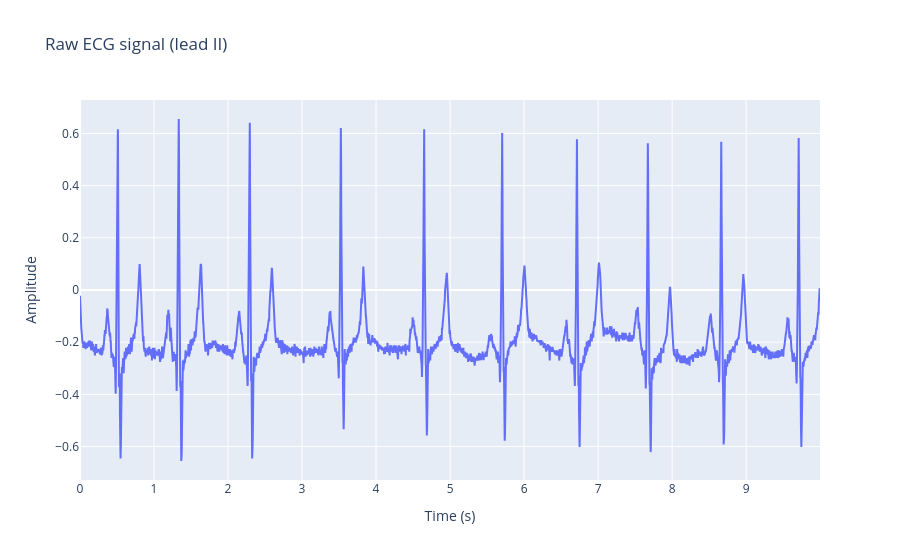
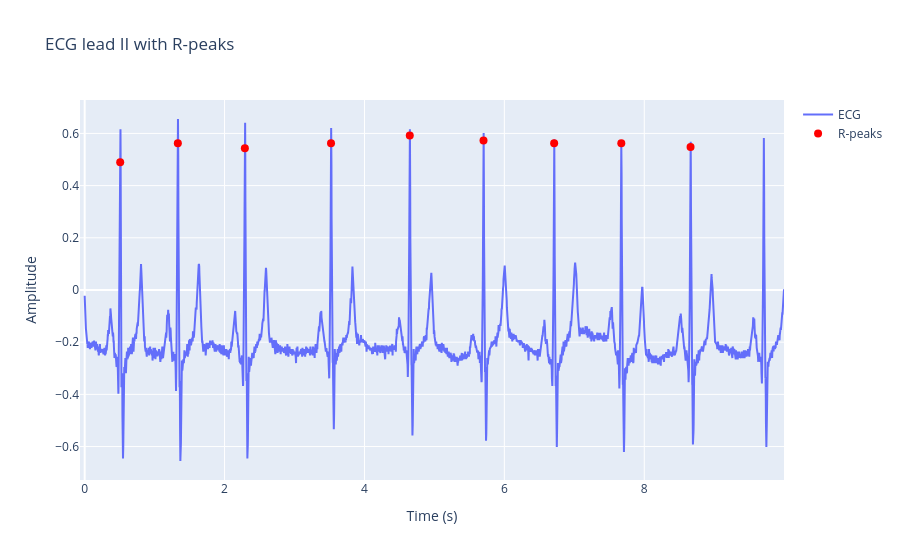
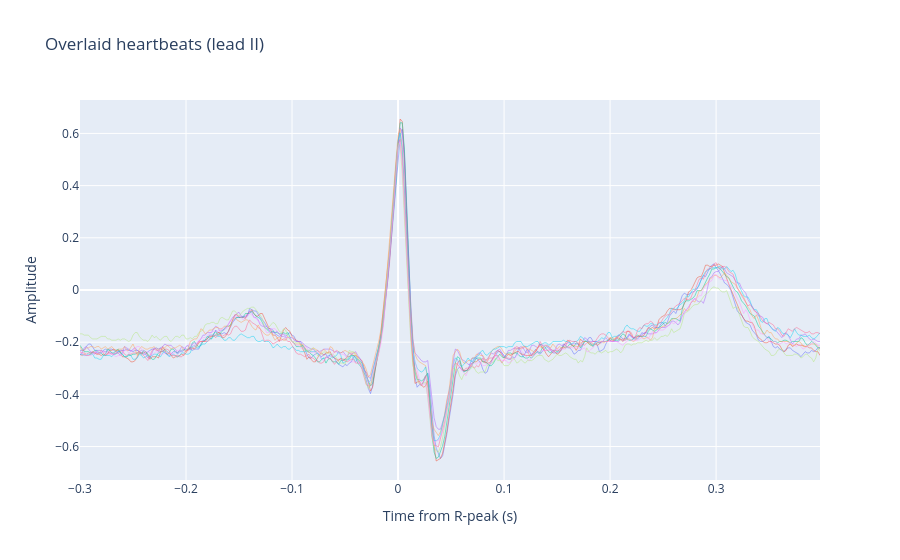
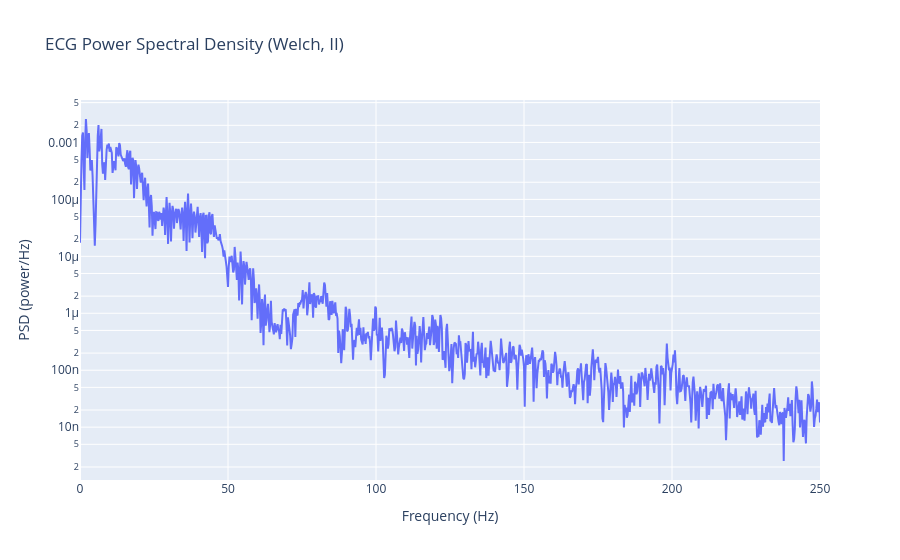

Write notebook code for charts like these, in order.
### Code cell
import numpy as np
from scipy.signal import welch
import plotly.graph_objects as go

# choose ECG lead (you already used 'II')
lead_name = 'II'
lead_idx = ch_names.index(lead_name)
ecg = signals[lead_idx]
n_samples = ecg.shape[0]
times = np.arange(n_samples) / sfreq



# -----------------------------
# 1) Plot ECG segment + R-peaks
# -----------------------------
seg_dur = 10.0         # seconds to show
seg_start = 0
seg_stop = int(seg_dur * sfreq)

t_seg = times[seg_start:seg_stop]
ecg_seg = ecg[seg_start:seg_stop]

# R-peaks that fall into the chosen segment
mask = (r_peak_samples >= seg_start) & (r_peak_samples < seg_stop)
r_seg = r_peak_samples[mask]
t_peaks = r_seg / sfreq
ecg_peaks = ecg[r_seg]

fig_ecg = go.Figure()
fig_ecg.add_trace(go.Scatter(
    x=t_seg, y=ecg_seg, mode="lines", name="ECG"
))
fig_ecg.add_trace(go.Scatter(
    x=t_peaks, y=ecg_peaks,
    mode="markers", name="R-peaks",
    marker=dict(color="red", size=8)
))
fig_ecg.update_layout(
    title=f"ECG lead {lead_name} with R-peaks",
    xaxis_title="Time (s)",
    yaxis_title="Amplitude"
)
fig_ecg.show()

# -----------------------------
# 2) Extract and plot heartbeats
# -----------------------------
# window around each R-peak (e.g. 300 ms before, 400 ms after)
win_before = int(0.3 * sfreq)
win_after = int(0.4 * sfreq)
beat_len = win_before + win_after

beats = []
for s in r_peak_samples:
    start = s - win_before
    stop = s + win_after
    if start < 0 or stop > n_samples:
        continue
    beats.append(ecg[start:stop])

beats = np.array(beats)  # shape: (n_beats, beat_len)
beat_t = np.arange(-win_before, win_after) / sfreq

fig_beats = go.Figure()
n_plot = min(20, beats.shape[0])   # overlay first 20 beats
for i in range(n_plot):
    fig_beats.add_trace(go.Scatter(
        x=beat_t,
        y=beats[i],
        mode="lines",
        line=dict(width=1),
        opacity=0.5,
        showlegend=False
    ))
fig_beats.update_layout(
    title=f"Overlaid heartbeats (lead {lead_name})",
    xaxis_title="Time from R-peak (s)",
    yaxis_title="Amplitude"
)
fig_beats.show()

# -----------------------------
# 3) PSD (Welch) and Plotly plot
# -----------------------------

WINDOW = 4 *int(sfreq)         
NOVERLAP = WINDOW//2       
NFFT = WINDOW          
window = windows.hamming(WINDOW)  
f, Pxx = welch(
    ecg,
    fs=sfreq,
    nperseg=int(4 * sfreq),
    window=window,
    nperseg=WINDOW,
    noverlap=NOVERLAP,
    nfft=NFFT,
    scaling='density',# 4‑s windows is typical for ECG PSD [web:14]
)

fig_psd = go.Figure()
fig_psd.add_trace(go.Scatter(
    x=f, y=Pxx, mode="lines", name="PSD"
))
fig_psd.update_layout(
    title=f"ECG Power Spectral Density (Welch, {lead_name})",
    xaxis_title="Frequency (Hz)",
    yaxis_title="PSD (power/Hz)",
    yaxis_type="log"
)
fig_psd.show()

### Figure 1 — Plotly figure (JSON) as saved in the notebook; plotly's stock layout.template omitted (floating-point values rounded to 4 significant figures; data arrays with more than 128 entries replaced by an {"elided": "..."} marker saying what was removed)
{"data": [{"mode": "lines", "name": "ECG II", "type": "scatter", "x": {"elided": "5000 float values"}, "y": {"elided": "5000 float values"}}], "layout": {"title": {"text": "Raw ECG signal (lead II)"}, "xaxis": {"title": {"text": "Time (s)"}}, "yaxis": {"title": {"text": "Amplitude"}}}}

### Figure 2 — Plotly figure (JSON) as saved in the notebook; plotly's stock layout.template omitted (floating-point values rounded to 4 significant figures; data arrays with more than 128 entries replaced by an {"elided": "..."} marker saying what was removed)
{"data": [{"mode": "lines", "name": "ECG", "type": "scatter", "x": {"elided": "5000 float values"}, "y": {"elided": "5000 float values"}}, {"marker": {"color": "red", "size": 8}, "mode": "markers", "name": "R-peaks", "type": "scatter", "x": [0.508, 1.332, 2.29, 3.522, 4.648, 5.702, 6.712, 7.672, 8.662], "y": [0.4897, 0.5627, 0.5432, 0.5627, 0.592, 0.5725, 0.5627, 0.5627, 0.5481]}], "layout": {"title": {"text": "ECG lead II with R-peaks"}, "xaxis": {"title": {"text": "Time (s)"}}, "yaxis": {"title": {"text": "Amplitude"}}}}

### Figure 3 — Plotly figure (JSON) as saved in the notebook; plotly's stock layout.template omitted (floating-point values rounded to 4 significant figures; data arrays with more than 128 entries replaced by an {"elided": "..."} marker saying what was removed)
{"data": [{"line": {"width": 1}, "mode": "lines", "opacity": 0.5, "showlegend": false, "type": "scatter", "x": {"elided": "350 float values"}, "y": {"elided": "350 float values"}}, {"line": {"width": 1}, "mode": "lines", "opacity": 0.5, "showlegend": false, "type": "scatter", "x": {"elided": "350 float values"}, "y": {"elided": "350 float values"}}, {"line": {"width": 1}, "mode": "lines", "opacity": 0.5, "showlegend": false, "type": "scatter", "x": {"elided": "350 float values"}, "y": {"elided": "350 float values"}}, {"line": {"width": 1}, "mode": "lines", "opacity": 0.5, "showlegend": false, "type": "scatter", "x": {"elided": "350 float values"}, "y": {"elided": "350 float values"}}, {"line": {"width": 1}, "mode": "lines", "opacity": 0.5, "showlegend": false, "type": "scatter", "x": {"elided": "350 float values"}, "y": {"elided": "350 float values"}}, {"line": {"width": 1}, "mode": "lines", "opacity": 0.5, "showlegend": false, "type": "scatter", "x": {"elided": "350 float values"}, "y": {"elided": "350 float values"}}, {"line": {"width": 1}, "mode": "lines", "opacity": 0.5, "showlegend": false, "type": "scatter", "x": {"elided": "350 float values"}, "y": {"elided": "350 float values"}}, {"line": {"width": 1}, "mode": "lines", "opacity": 0.5, "showlegend": false, "type": "scatter", "x": {"elided": "350 float values"}, "y": {"elided": "350 float values"}}, {"line": {"width": 1}, "mode": "lines", "opacity": 0.5, "showlegend": false, "type": "scatter", "x": {"elided": "350 float values"}, "y": {"elided": "350 float values"}}], "layout": {"title": {"text": "Overlaid heartbeats (lead II)"}, "xaxis": {"title": {"text": "Time from R-peak (s)"}}, "yaxis": {"title": {"text": "Amplitude"}}}}

### Figure 4 — Plotly figure (JSON) as saved in the notebook; plotly's stock layout.template omitted (floating-point values rounded to 4 significant figures; data arrays with more than 128 entries replaced by an {"elided": "..."} marker saying what was removed)
{"data": [{"mode": "lines", "name": "PSD", "type": "scatter", "x": {"elided": "1001 float values"}, "y": {"elided": "1001 float values"}}], "layout": {"title": {"text": "ECG Power Spectral Density (Welch, II)"}, "xaxis": {"title": {"text": "Frequency (Hz)"}}, "yaxis": {"title": {"text": "PSD (power/Hz)"}, "type": "log"}}}
